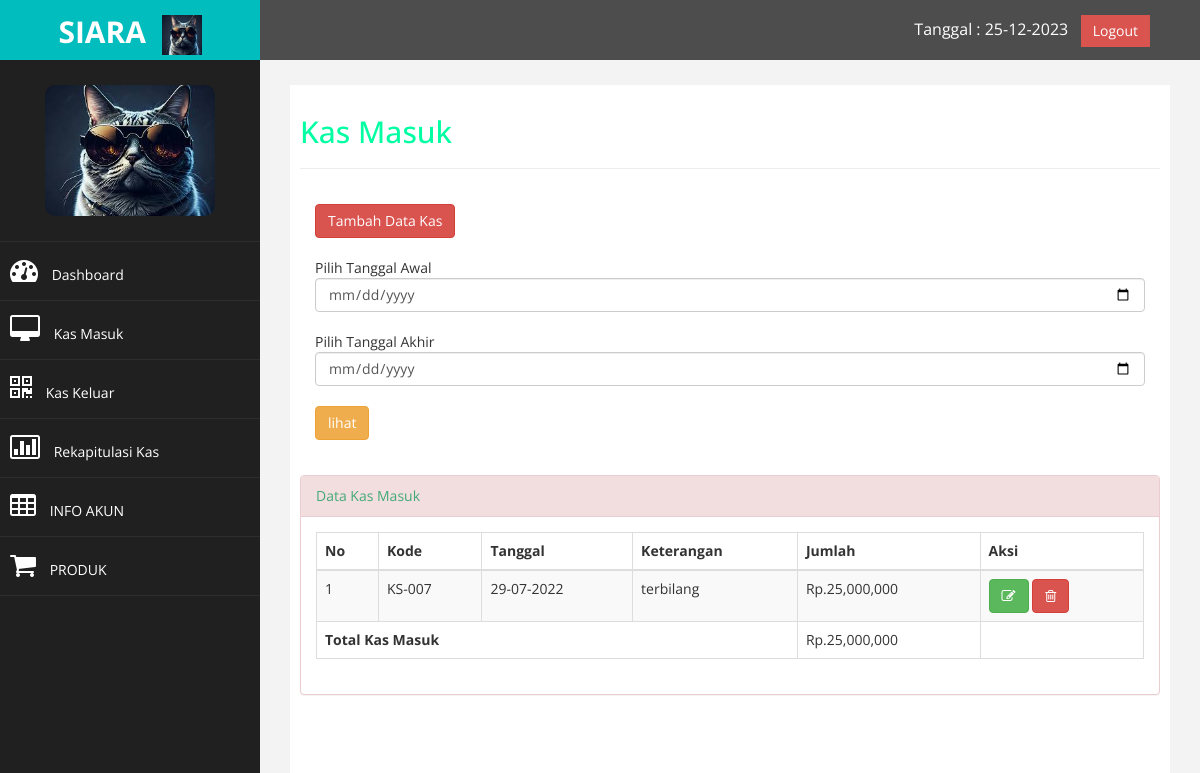
The page /index.php?p=masuk (signed in) on the database its author committed.
### tables this page shows
CREATE TABLE `tb_kas` (
  `id` int(11) NOT NULL,
  `kode` varchar(255) NOT NULL,
  `keterangan` varchar(100) NOT NULL,
  `tgl` date NOT NULL,
  `jumlah` int(11) NOT NULL,
  `jenis` varchar(30) NOT NULL,
  `keluar` int(11) NOT NULL
);

### page/kas_masuk/masuk.php (the view, shortened to what this page needs)
<?php
if(isset($_POST['cari'])){
    $tgl1 = $_POST['tgl1'];
    $tgl2 = $_POST['tgl2'];
    $tampilKas = $conn->query("SELECT * FROM tb_kas WHERE tgl BETWEEN '$tgl1' and '$tgl2' AND jenis = 'Masuk'") or die(mysqli_error($conn));
}else{
    $tampilKas = $conn->query("SELECT * FROM tb_kas WHERE jenis = 'Masuk'") or die(mysqli_error($conn));
}
?>
<h2>Kas Masuk</h2>
<hr>
<div class="panel-body">
    <button class="btn btn-danger" data-toggle="modal" data-target="#myModal">
      Tambah Data Kas
    </button>
    <br><br>
    <form action="" method="post">
        Pilih Tanggal Awal
        <input type="date" class="form-control" name="tgl1"/>
        <br>
        Pilih Tanggal Akhir
        <input type="date" class="form-control" name="tgl2"/>
        <br>
        <button type="submit" name="cari" class="btn btn-warning">lihat</button>
    </form>
    <br>
</div>
<div class="panel panel-danger">
    <div class="panel-heading">
         Data Kas Masuk
    </div>
    <div class="panel-body">
        <div class="table-responsive">
            <table class="table table-striped table-bordered table-hover" id="dataTables-example">
                <thead>
                    <tr>
                        <th>No</th>
                        <th>Kode</th>
                        <th>Tanggal</th>
                        <th>Keterangan</th>
                        <th>Jumlah</th>
                        <th>Aksi</th>
                    </tr>
                </thead>
                <tbody>
                <?php
                $no = 1;
                while($data = $tampilKas->fetch_assoc()) : ?>
								<tr>
									<td><?= $no++; ?></td>
									<td><?= $data['kode']; ?></td>
									<td><?= date('d-m-Y', strtotime($data['tgl'])); ?></td>
									<td><?= $data['keterangan']; ?></td>
									<td>Rp.<?= number_format($data['jumlah']); ?></td>
									<td>
										<a id="edit_data" data-toggle="modal" class="btn btn-success" data-target="#edit" data-id="<?= $data['id']; ?>" data-kode="<?= $data['kode']; ?>" data-ket="<?= $data['keterangan']; ?>" data-tgl="<?= $data['tgl']; ?>" data-jml="<?= $data['jumlah']; ?>"><i class="fa fa-edit"></i></a>
										<a href="?p=masuk&aksi=hapus&id=<?= $data['id']; ?>" class="btn btn-danger" onclick="return confirm('Yakin ?')"><i class="fa fa-trash-o"></i></a>
									</td>
								</tr>
								<?php
								$totalM = $totalM + $data['jumlah'];
								?>
                <?php endwhile; ?>
                </tbody>
                <tfoot>
                	<tr>
                		<th colspan="4">Total Kas Masuk</th>
                		<td>Rp.<?= number_format($totalM); ?></td>
                	</tr>
                </tfoot>
            </table>
        </div>
    </div>
</div>
<div class="panel-body">
</div>

### assets/css/custom.css (style rules this page uses)
body { font-family: "Open Sans", sans-serif; }
h2 { color: rgb(0, 255, 162); }

### rows shown on the page
tb_kas: kode "KS-007", tgl "29-07-2022", keterangan "terbilang", jumlah "25,000,000"

### other values the page prints
$totalM "25,000,000"
